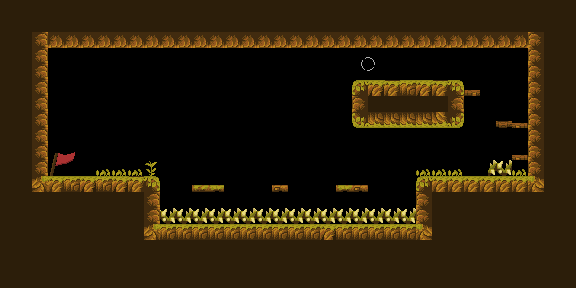

Below is a game level as drawn by its tile map, then a one-line description and the .tmx that defines it (tile-layer data replaced by summaries):
An orthogonal 36x18 tile map with 16x16 px tiles, 5 tile layers (deep, platform, aset-1, aset-2, ...) and 13 objects (6x one-way-platform, 2x obstacle, portal-sensor, key-sensor, checkpoint, ...).

<map version="1.10" tiledversion="1.11.2" orientation="orthogonal" renderorder="right-down" width="36" height="18" tilewidth="16" tileheight="16" infinite="0" nextlayerid="7" nextobjectid="18">
 <tileset firstgid="1" source="tileset.tsx" />
 <layer id="1" name="deep" width="36" height="18">
  <data>[648 cells, 279 non-empty, 1 distinct tile ids]</data>
 </layer>
 <layer id="2" name="platform" width="36" height="18">
  <data>[648 cells, 102 non-empty, 15 distinct tile ids]</data>
 </layer>
 <layer id="3" name="aset-1" width="36" height="18">
  <data>[648 cells, 28 non-empty, 9 distinct tile ids]</data>
 </layer>
 <layer id="4" name="aset-2" width="36" height="18">
  <data>[648 cells, 33 non-empty, 12 distinct tile ids]</data>
 </layer>
 <objectgroup id="6" name="objects">
  <object id="4" name="obstacle" x="160.667" y="209.333" width="255.333" height="3.33333" />
  <object id="5" name="one-way-platform" x="194.666" y="185.334" width="30.8485" height="6" />
  <object id="6" name="one-way-platform" x="272.333" y="185.667" width="16" height="5.33333" />
  <object id="7" name="one-way-platform" x="335" y="184.667" width="31.3333" height="6.66667" />
  <object id="8" name="portal-sensor" x="360" y="54" width="20" height="21.3333" />
  <object id="9" name="obstacle" x="485" y="159.333" width="27.6667" height="16.6667" />
  <object id="10" name="one-way-platform" x="510.334" y="154.75" width="18.3333" height="4.83333" />
  <object id="12" name="one-way-platform" x="495.833" y="122.167" width="33" height="6.66667" />
  <object id="13" name="key-sensor" x="434" y="160.333" width="13.3333" height="13" />
  <object id="14" name="one-way-platform" x="464.5" y="91.5" width="15" height="4" />
  <object id="15" name="checkpoint" x="49.6705" y="159.244" width="15.75" height="15.625" />
  <object id="16" name="player" x="49.7955" y="149.494" width="15" height="22" />
  <object id="17" name="foot-sensor" x="50.4489" y="170.05" width="14" height="4" />
 </objectgroup>
 <layer id="5" name="grass" width="36" height="18">
  <data>[648 cells, 0 non-empty, 0 distinct tile ids]</data>
 </layer>
</map>
